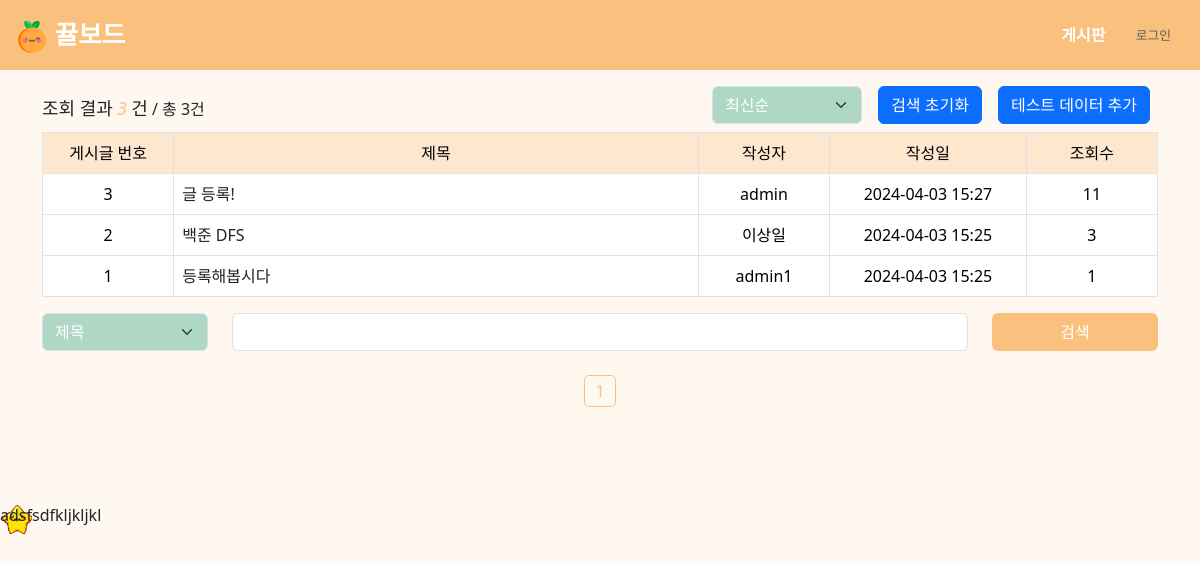
Before: /board/index with the older database file.
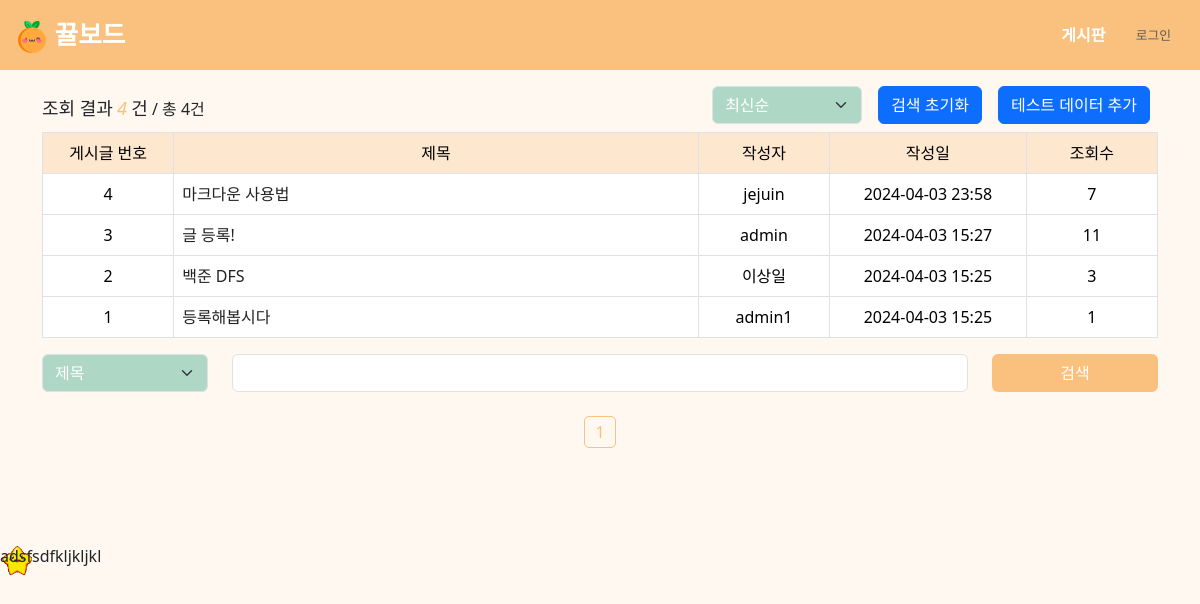
After: the same page with the newer database file.
### app/database.py (models this page shows, shortened)
class Post(db.Model):
    post_id = db.Column(db.Integer, primary_key=True, autoincrement=True)
    title = db.Column(db.String, nullable=False)
    body = db.Column(db.Text, nullable=False)
    user_id = db.Column(db.Integer, ForeignKey('user.user_id'), nullable=False)
    status = db.Column(db.String, nullable=True)
    problem_url = db.Column(db.String, nullable=True)
    created_at = db.Column(db.DateTime, nullable=False)
    updated_at = db.Column(db.DateTime, nullable=False)
    click_count = db.Column(db.Integer, nullable=True)
    like_count = db.Column(db.Integer, nullable=True)
    secret_mode = db.Column(db.Boolean, nullable=True)
    user = relationship('User', back_populates='posts', lazy='joined')
    comments = relationship('Comment', back_populates='post', lazy='joined', cascade='all, delete-orphan')

class User(UserMixin, db.Model):
    user_id = db.Column(db.Integer, primary_key=True)
    username = db.Column(db.String, unique=True, nullable=False)
    password = db.Column(db.String)
    email = db.Column(db.String, unique=True)
    grade = db.Column(db.Integer, default=0)
    userpic = db.Column(db.String)
    comment = db.Column(db.String)
    created_at = db.Column(db.DateTime, default=datetime.now)
    posts = relationship('Post', back_populates='user', lazy='joined')
    comments = relationship('Comment', back_populates='user', lazy='joined')

### app/board/routes.py (the view)
@board_bp.route('/index')
def index():
    cate = request.args.get('cate', "", type=str)
    keyword = request.args.get('keyword', "", type=str)
    page = request.args.get('page', 1, type=int)
    sort = request.args.get('sort', 'recent', type=str)
    perPage = 20
    if keyword:
        if cate == "title":
            posts_query = Post.query.filter(Post.title.like(f"%{keyword}%"))
        elif cate == "writer":
            posts_query = Post.query.join(User).filter(User.username == keyword)
        elif cate == "content":
            posts_query = Post.query.filter(Post.body.like(f"%{keyword}%"))
        else:
            posts_query = Post.query
    else:
        posts_query = Post.query
    if sort == 'old':
        posts_query = posts_query.order_by(Post.created_at.asc())
    elif sort == 'recent':
        posts_query = posts_query.order_by(Post.created_at.desc())
    elif sort == 'click':
        posts_query = posts_query.order_by(Post.click_count.desc())
    pag = posts_query.paginate(page=page, per_page=perPage)
    stIdx = pag.total - (pag.page - 1) * pag.per_page
    postsCount = min(pag.total, (page - 1) * perPage + len(pag.items))
    isLogin = current_user.is_authenticated
    return render_template('board/index.html', pag=pag, postsCount=postsCount, keyword=keyword, cate=cate, stIdx=stIdx, sort=sort, isLogin=isLogin)

### templates/board/index.html (shortened to what this page needs)
{% extends "layout.html" %}
{% block content %}
    <div class="container">
        <div>
            <div class="row">
                <div class="col align-items-center d-flex">
                    <div class="board-text-line">
                        <h2>조회 결과</h2>
                        <h2 class="post-count">{{ postsCount }}</h2>
                        <h2>건</h2>
                        <h3>/ 총 {{ pag.total }}건</h3>
                    </div>
                </div>
                <div class="col justify-content-end d-flex">
                    <div class="col mb-2 mx-2 justify-content-end d-flex">
                        <select id="sort-by-select" class="form-select form-select-color-custom form-select-size-custom"
                                aria-label="">
                            <option value="recent" {% if sort=='recent' %}selected{% endif %}>최신순</option>
                        </select>
                    </div>
                    <a href="{{ url_for('board.index') }}" class="btn btn-primary mb-2 mx-2">검색 초기화</a>
                    <form class="form-inline" action="{{ url_for('board.test_data') }}" method="POST">
                        <button type="submit" class="btn btn-primary mb-2 mx-2">테스트 데이터 추가</button>
                    </form>
                </div>
            </div>
            <table class="table postTable table-bordered">
                <thead>
                <tr>
                    <th class="postNum">게시글 번호</th>
                    <th class="postTitle">제목</th>
                    <th class="postWriter">작성자</th>
                    <th class="postDate">작성일</th>
                    <th class="postHit">조회수</th>
                </tr>
                </thead>
                <tbody>
                {% for post in pag.items %}
                    <tr>
                        <td style="text-align: center;">{{ stIdx - loop.index0 }}</td>
                        <td>
                            <a class="board-td-custom" href="{{ url_for('board.detail', post_id=post.post_id)}}">{{ post.title }}</a>
                        </td>
                        <td style="text-align: center;">{{ post.user.username }}</td>
                        <td style="text-align: center;">{{ post.updated_at.strftime("%Y-%m-%d %H:%M") }}</td>
                        <td style="text-align: center;">{{ post.click_count }}</td>
                    </tr>
                {% endfor %}
                </tbody>
            </table>
        </div>
        <form>
            <div class="row">
                <div class="col-lg-2">
                    <select name="cate" class="form-select form-select-color-custom form-select-size-custom" aria-label="" style="width: 100%;">
                        <option value="title" {% if cate=='title' %}selected{% endif %}>제목</option>
                    </select>
                </div>
                <div class="col-lg-8">
                    <input type="text" name="keyword" value="{{keyword}}" class="form-control">
                </div>
                <div class="col-lg-2">
                    <button class="btn btn-theme-color" style="width: 100%;">검색</button>
                </div>
            </div>
        </form>
        <div class="page-nav mt-4">
            <div class="col justify-content-center d-flex align-items-center">
                {% for page_num in pag.iter_pages() %}
                    {% if page_num %}
                        {% if page_num != pag.page %}
                            <a class="page-nav-item" href="{{ url_for('board.index', page=page_num, sort=sort, cate=cate, keyword=keyword) }}">{{ page_num }}</a>
                        {% else %}
                            <a class="page-nav-item-current">{{ page_num }}</a>
                        {% endif %}
                    {% else %}
                        ...
                    {% endif %}
                {% endfor %}
            </div>
        </div>
    </div>
{% endblock %}

### templates/layout.html (shortened to what this page needs)
<!doctype html>
<html lang="en">
<head>
    <link rel="stylesheet" type="text/css" href="{{ url_for('static', filename='css/custom.css') }}">
    <link rel="stylesheet" type="text/css" href="{{ url_for('static', filename='css/board.css') }}">
    <link rel="stylesheet" type="text/css" href="{{ url_for('static', filename='css/comment.css') }}">
</head>
<body>
    <nav id="Nav">
        <div class="navContainer">
            <a class="navLogo" href="{{ url_for('board.index') }}">
                <img class="navbarLogo" src="/static/kkyul.png" alt="🍊">
                뀰보드
            </a>
            <div>
                <a href="{{ url_for('board.index') }}" class="btn navBtn">게시판</a>
                {% if current_user.is_authenticated %}
                <a href="{{ url_for('acc.profile') }}" class="btn navBtn">내정보</a>
                <a href="{{ url_for('acc.logout') }}" class="btn navBtn loginBtn">로그아웃</a>
                {% else %}
                <a href="{{ url_for('acc.login') }}" class="btn loginBtn">로그인</a>
                {% endif %}
            </div>
        </div>
    </nav>
    <div class="customBody">
        {% block content %}
        {% endblock %}
    </div>
    <div class="cursor">
        adsfsdfkljkljkl
    </div>
</body>
</html>

### static/css/board.css (style rules this page uses)
.table thead th { text-align: center; font-weight: normal; background-color: rgba(250, 193, 126, 0.3); }
.table th:nth-child(1) { width: 10%; }
.table th:nth-child(2) { width: 40%; }
.table th:nth-child(3) { width: 10%; }
.table th:nth-child(4) { width: 15%; }
.table th:nth-child(5) { width: 10%; }
.board-text-line h2 { font-size: 18px; display: inline; }
.board-text-line h3 { font-size: 16px; display: inline; }
.board-text-line .post-count { color: #FAC17E; font-style: italic; }
.form-select-color-custom { background-color: #AED7C6; color: #FFFFFF; }
.form-select-size-custom { width: 150px; }
.btn-theme-color, .btn-theme-color:hover { background-color: #FAC17E; color: #FFFFFF; }
.page-nav .page-nav-item-current { margin-left: 9px; margin-right: 9px; color: #FAC17E; border: 1px solid #FAC17E; border-radius: 5px; padding: 3px 10px; }
.board-td-custom { color: #222222; }

Changed rows visible on the page:
added Post: stIdx-loop.index0 "4", title "마크다운 사용법", user.username "jejuin", updated_at "2024-04-03 23:58", click_count "7"
Other visible differences:
{{ postsCount }}: "3" → "4"
{{ pag.total }}: "3" → "4"
